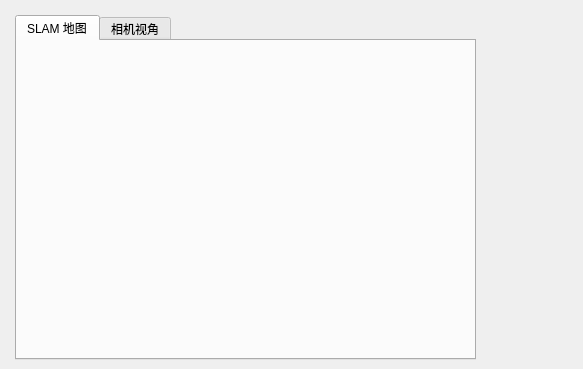
<?xml version="1.0" encoding="UTF-8"?>
<ui version="4.0">
 <class>MapWidget</class>
 <widget class="QWidget" name="MapWidget">
  <property name="geometry">
   <rect>
    <x>0</x>
    <y>0</y>
    <width>583</width>
    <height>369</height>
   </rect>
  </property>
  <property name="windowTitle">
   <string>Form</string>
  </property>
  <layout class="QHBoxLayout" name="horizontalLayout">
   <property name="spacing">
    <number>0</number>
   </property>
   <property name="leftMargin">
    <number>15</number>
   </property>
   <property name="topMargin">
    <number>15</number>
   </property>
   <property name="rightMargin">
    <number>0</number>
   </property>
   <property name="bottomMargin">
    <number>0</number>
   </property>
   <item>
    <widget class="QWidget" name="moduleWidget" native="true">
     <layout class="QHBoxLayout" name="horizontalLayout_2" stretch="5,1">
      <property name="spacing">
       <number>15</number>
      </property>
      <property name="leftMargin">
       <number>0</number>
      </property>
      <property name="topMargin">
       <number>0</number>
      </property>
      <property name="rightMargin">
       <number>0</number>
      </property>
      <property name="bottomMargin">
       <number>0</number>
      </property>
      <item>
       <widget class="QWidget" name="mapWidget" native="true">
        <layout class="QHBoxLayout" name="horizontalLayout_3">
         <property name="spacing">
          <number>0</number>
         </property>
         <property name="leftMargin">
          <number>0</number>
         </property>
         <property name="topMargin">
          <number>0</number>
         </property>
         <property name="rightMargin">
          <number>0</number>
         </property>
         <item>
          <widget class="QTabWidget" name="tabWidget">
           <property name="currentIndex">
            <number>0</number>
           </property>
           <widget class="QWidget" name="slamTabWidget">
            <attribute name="title">
             <string>SLAM 地图</string>
            </attribute>
           </widget>
           <widget class="QWidget" name="cameraTabWidget">
            <attribute name="title">
             <string>相机视角</string>
            </attribute>
           </widget>
          </widget>
         </item>
        </layout>
       </widget>
      </item>
      <item>
       <widget class="QWidget" name="processBarWidget" native="true"/>
      </item>
     </layout>
    </widget>
   </item>
  </layout>
 </widget>
 <resources/>
 <connections/>
</ui>
